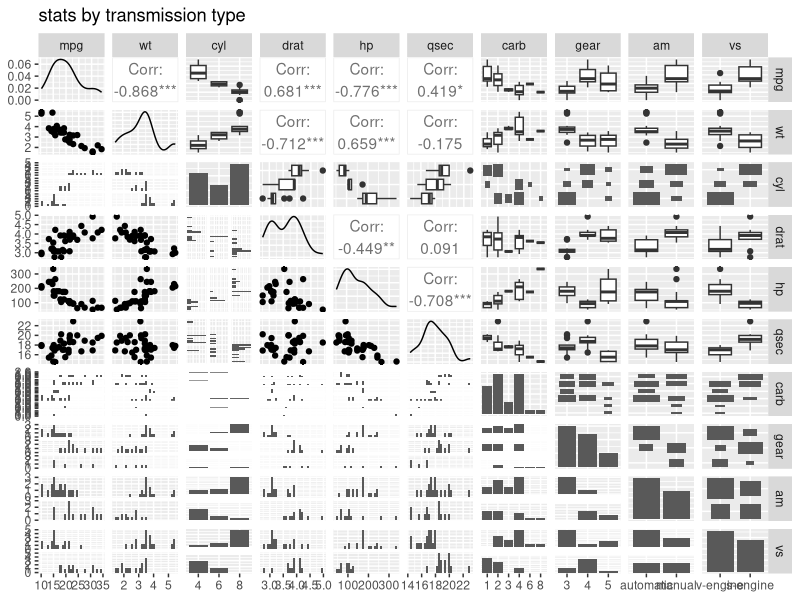
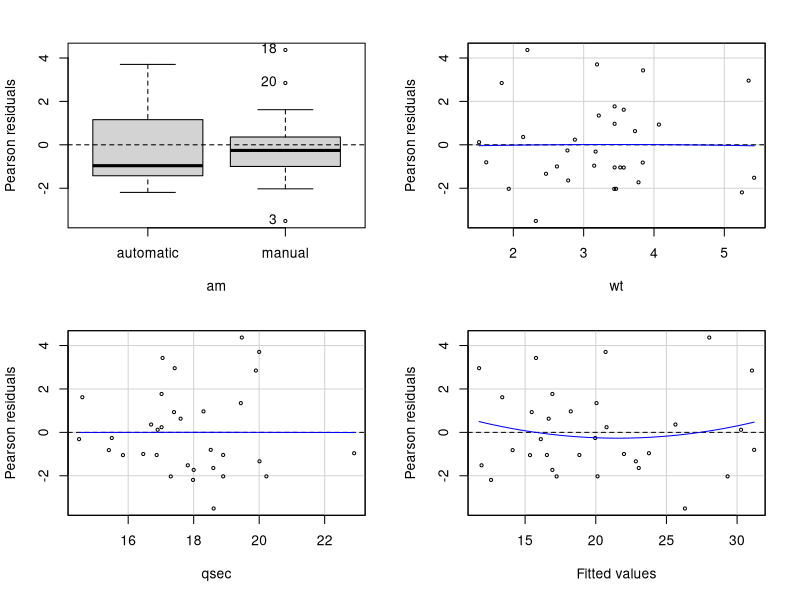
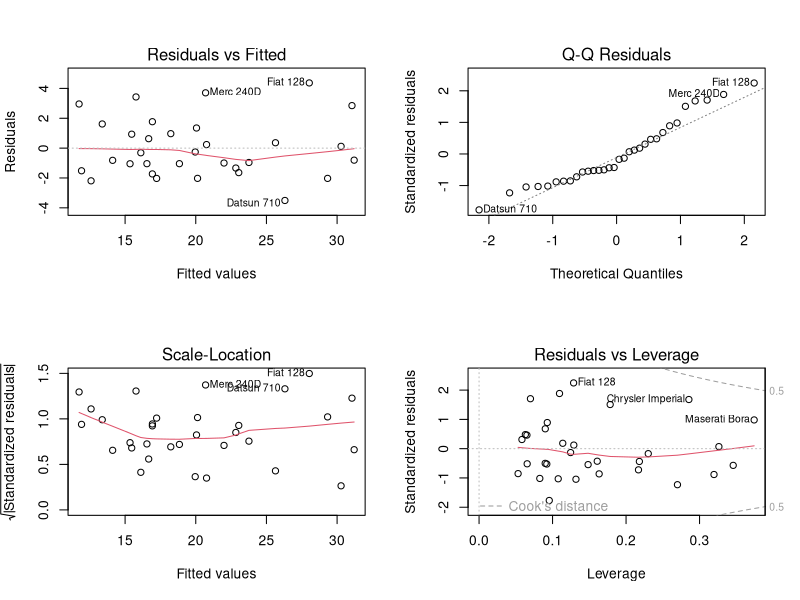

Reproduce these figures in R, in order.
## ---- chunk 1
# libraries
library(ggplot2)
library(dplyr)
library(corrplot)
library(xtable)
library(car)
library(GGally)
# load data
data("mtcars")
attach(mtcars)
## ---- chunk 2
# change types (and save rownames)
mtcars_rownames <- rownames(mtcars)
mtcars <- mtcars %>% 
  mutate(cyl = cyl %>% as.factor,
         vs = vs %>% as.factor,
         am = am %>% as.factor,
         gear = gear %>% as.factor,
         carb = carb %>% as.factor)

rownames(mtcars) <- mtcars_rownames
## ---- chunk 3
# change types
levels(mtcars$am) <- c("automatic", "manual") 
levels(mtcars$vs) <- c("v-engine","s-engine")
## ---- chunk 4
# before we can use a t-test, we have to check for normallity
#qqnorm(mtcars$mpg[mtcars$am =="automatic"])
#qqline(mtcars$mpg[mtcars$am =="automatic"])
#qqnorm(mtcars$mpg[mtcars$am =="manual"])
#qqline(mtcars$mpg[mtcars$am =="manual"])

shap0 <- shapiro.test(mtcars$mpg[mtcars$am =="automatic"])
shap1 <- shapiro.test(mtcars$mpg[mtcars$am =="manual"])

# test the hypothesis "There is no difference between automatic and manual transmission"
difference <- t.test(mpg ~ am)

# differences between groups
dif_groups <- difference$estimate[2] - difference$estimate[1]

## ---- chunk 5
mtcars %>% 
  select(mpg, wt,cyl,drat,hp,qsec,carb,gear,am,vs) %>% 
  ggpairs(data=., color = "am", title="stats by transmission type")
## ---- chunk 6
# test the effect of all variables on MPG
model_all <- lm(mpg ~ ., data=mtcars)

# now include possible confounders
model_full <- lm(mpg ~ cyl + disp + hp + drat + wt + qsec + vs + am + gear + carb + wt*am + hp*am + qsec*am + carb*am + cyl*am + drat*am +vs*am, data=mtcars)

# start model
model_start <- lm(mpg ~ am, data=mtcars)

# backward
model_backward <- step(model_full, direction = c("backward"), k = 2)

# forwards
model_forward <- step(model_start, scope = list(lower=model_start, upper=model_full), direction = c("forward"), k = 2)

# forwards corrected for horsepower
model_forward <- lm(formula = mpg ~ am + wt + qsec + am:wt, data = mtcars)
summary(model_forward)

## ---- chunk 7
#print(xtable(summary(model_full)),floating=FALSE)
#print(xtable(confint(model_full)),floating=FALSE)
## ---- chunk 8
#print(xtable(summary(model_start)),floating=FALSE)
#print(xtable(confint(model_start)),floating=FALSE)
## ---- chunk 9
print(xtable(summary(model_forward)),floating=FALSE)
print(xtable(confint(model_forward)),floating=FALSE)
## ---- chunk 10
# forward model
residualPlots(model_forward,tests=F,cex=.5)
## ---- chunk 11
# compare the models
compare <- anova(model_start, model_forward)
print("Comparation of models")
print(xtable(compare),floating=FALSE)

# anova of the final model
print("Significance testing of predictors")
print(xtable(anova(model_forward)),floating=FALSE)
## ---- chunk 12
# plot residuals for forward model
par(mfrow = c(2, 2))
plot(model_forward)

# check leverage: all values bigger than 0.5 are outliers
# check forward model
leverage_f <- hatvalues(model_forward)
#print("Leverage > 0.5")
#print(leverage_f[which(leverage_f > 0.5)], type="html")

# dfbetas
influence_f <- dfbetas(model_forward)
#print("Influencers")
#print(influence_f[which(abs(influence_f) > 1)], type="html")

